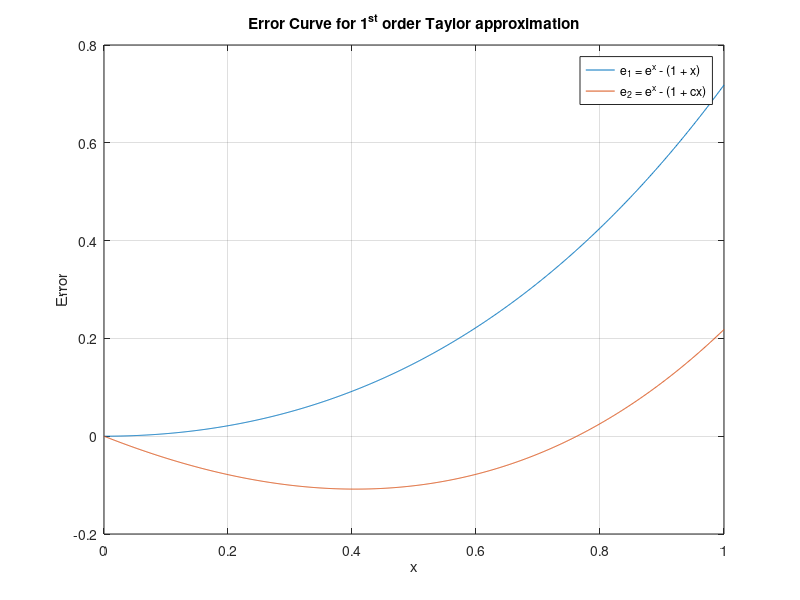
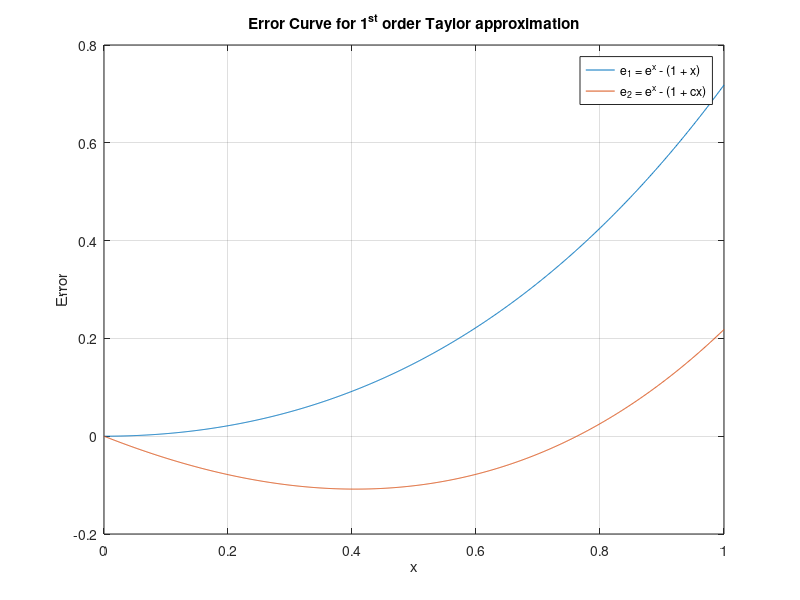
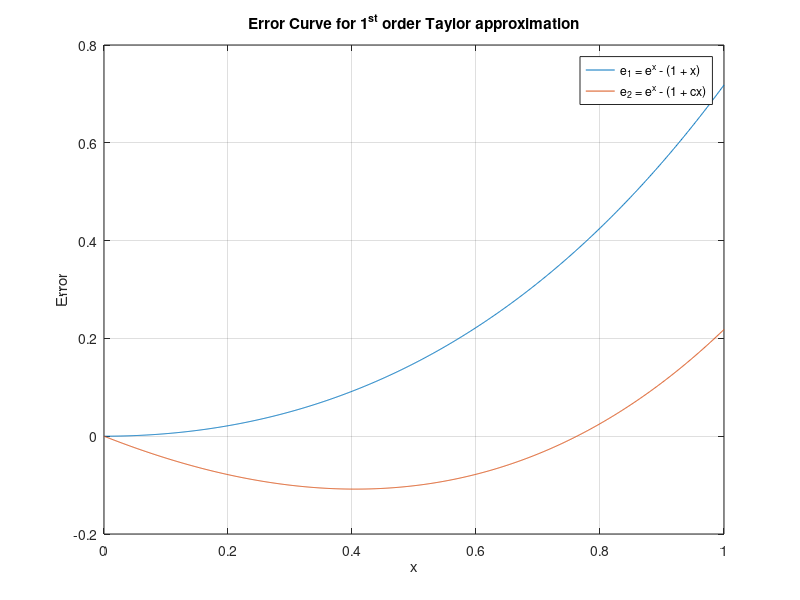
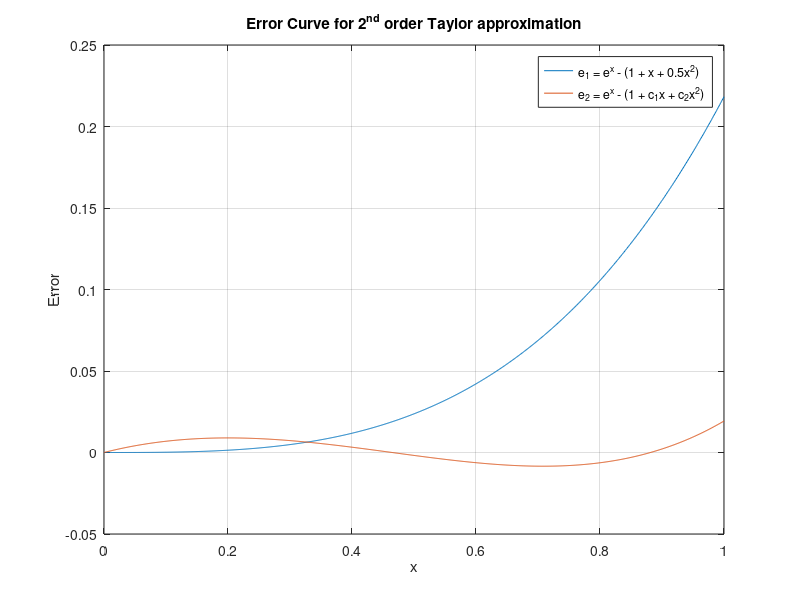

The MATLAB script that drew these images, in order:

x = 0:0.001:1;
e1 = exp(x) - 1 - x;
e2 = exp(x) - 1 - 1.5* x;
fig1 = figure;
plot(x,e1)
hold on 
grid on
plot(x,e2)
xlabel('x')
ylabel('Error')
legend('e_1 = e^x - (1 + x)','e_2 = e^x - (1 + cx)')
fname='q5_b';
title('Error Curve for 1^{st} order Taylor approximation')
savefig(fname);
print(fig1,fname,'-depsc','-tiff');
print(fig1,fname,'-dpng');
close(fig1);


e1 = exp(x) - 1 - x - 0.5 * x.^2;
c1 = 164- 60 * exp(1);
c2 = 80*exp(1) - 650./3.;
e2 = exp(x) - 1 - c1 * x - c2 * x.^2;
fig2 = figure;
plot(x,e1)
hold on 
grid on
plot(x,e2)
xlabel('x')
ylabel('Error')
legend('e_1 = e^x - (1 + x + 0.5x^2)','e_2 = e^x - (1 + c_1x + c_2x^2)')
fname='q5_c';
title('Error Curve for 2^{nd} order Taylor approximation')
savefig(fname);
print(fig2,fname,'-depsc','-tiff');
print(fig2,fname,'-dpng');
close(fig2);